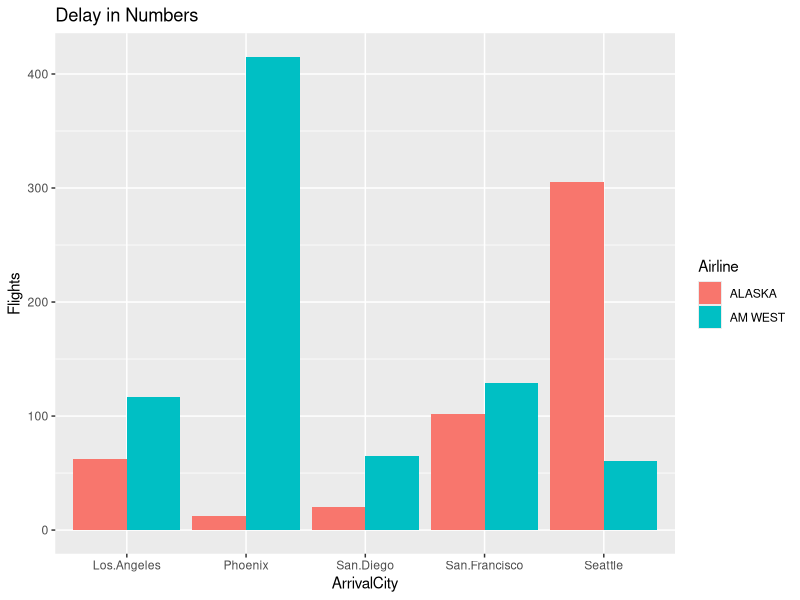
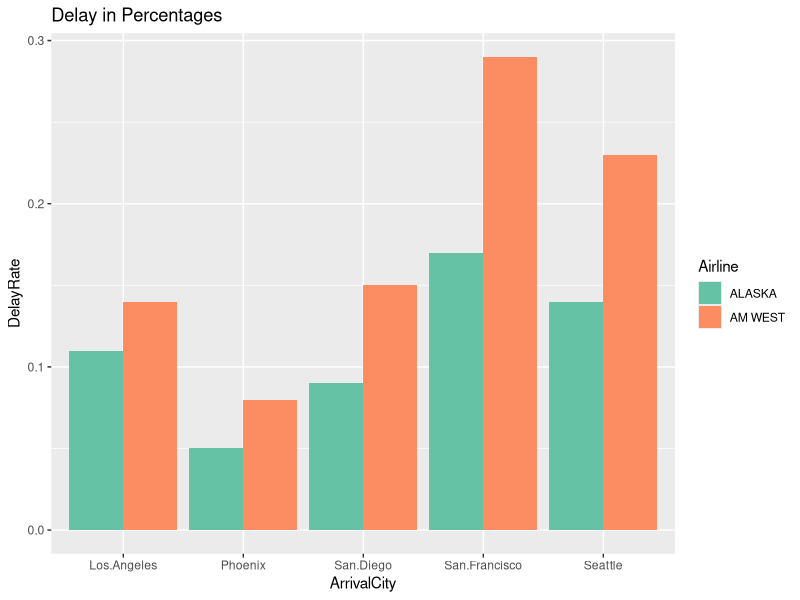

Reproduce these figures in R, in order.
## ---- chunk 1
library(tidyr)
library(dplyr)
library(magrittr)
library(knitr)
library(ggplot2)
## ---- chunk 2
# Read the csv file 
airline <- read.csv(file = "airline_arrivals.csv", stringsAsFactors = FALSE)
kable(airline)

# Make table from wide to long and get delayed rows
airline_delayed <- airline %>%
  gather("ArrivalCity", "Flights", 3:7) %>%
  arrange(Airline) %>%
  filter(ArrivalStatus == "delayed") %>%
  select(Airline, ArrivalCity, Flights)


# Get on time rows for percentage calculations
airline_ontime<- airline %>%
  gather("ArrivalCity", "Flights", 3:7) %>%
  arrange(Airline) %>%
  filter(ArrivalStatus == "on time") %>%
  select(Airline, ArrivalCity, Flights)

# Add DelayRate column
airline_delayed["DelayRate"] <- round(airline_delayed$Flights / (airline_delayed$Flights+airline_ontime$Flights),2)
kable(airline_delayed)

# Plot airlines by number of delays
p <- ggplot(airline_delayed, aes(fill=Airline, x=ArrivalCity, y=Flights))
p + geom_bar(position="dodge", stat="identity") + labs(title = "Delay in Numbers")

## ---- chunk 3
# Plot airlines by percentage of delays
p2 <- ggplot(airline_delayed, aes(fill=Airline, x=ArrivalCity, y=DelayRate))
p2 + geom_bar(position="dodge", stat="identity")  + scale_fill_brewer(palette="Set2") + labs(title = "Delay in Percentages")

